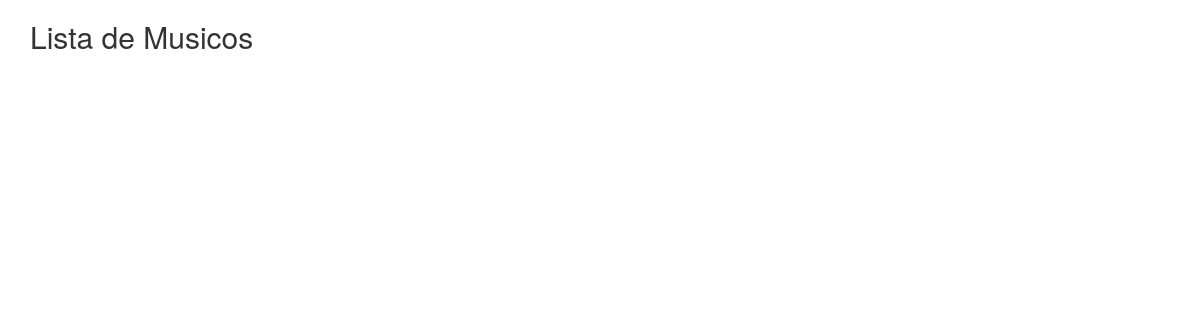
/genero.php?genero=ELETRONICA, run on an earlier commit of the app's database.
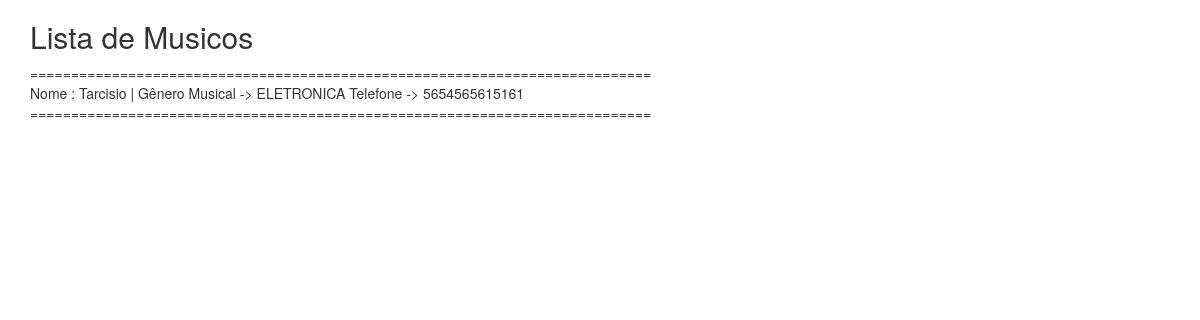
And on a later commit of the database.
### tables this page shows
CREATE TABLE `MUSICO` (
  `ID` int(5) NOT NULL,
  `SENHA` varchar(60) NOT NULL,
  `NOME` varchar(45) NOT NULL,
  `EMAIL` varchar(60) NOT NULL,
  `TELEFONE` varchar(13) NOT NULL,
  `ENDERECO` varchar(90) NOT NULL,
  `GENERO_MUSICAL` varchar(45) NOT NULL,
  `DATA_DE_NASCIMENTO` int(8) NOT NULL,
  `CPF` varchar(11) NOT NULL,
  `FOTO` varchar(90) DEFAULT NULL
);

### genero.php (the view, shortened to what this page needs)
<!DOCTYPE html>
<html lang="en">
<head>
  <link rel="stylesheet" href="https://maxcdn.bootstrapcdn.com/bootstrap/3.3.7/css/bootstrap.min.css">
</head>
<body>
<div class="container">
<h2>Lista de Musicos</h2>
<?php
include 'init.php';
$genero = $_GET['genero'];
$buscar = mysqli_query($conecta, "SELECT * FROM MUSICO WHERE GENERO_MUSICAL = '$genero'") or die("erro ao selecionar");
while($linha = mysqli_fetch_array($buscar)){
  $nome = $linha['NOME'];
  $telefone = $linha['TELEFONE'];
  $genero = $linha['GENERO_MUSICAL'];
  echo "============================================================================<br>";
  echo "Nome : ".$nome."  |  Gênero Musical  ->  ".$genero." Telefone   ->  ".$telefone."<br>";
  echo "============================================================================<br>";
}
?>
</div>
</body>
</html>

What changed in the data, as far as the page shows it:
added musico: NOME "Tarcisio", GENERO_MUSICAL "ELETRONICA", TELEFONE "5654565615161"
